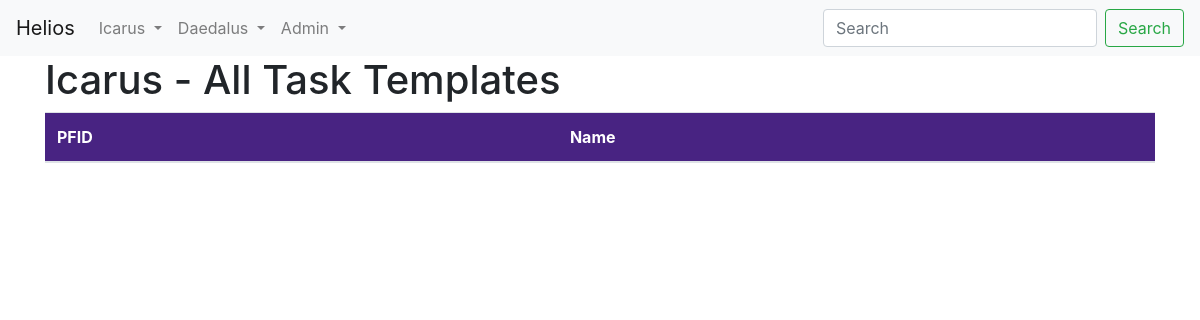
The page /tt/ on the database as committed earlier.
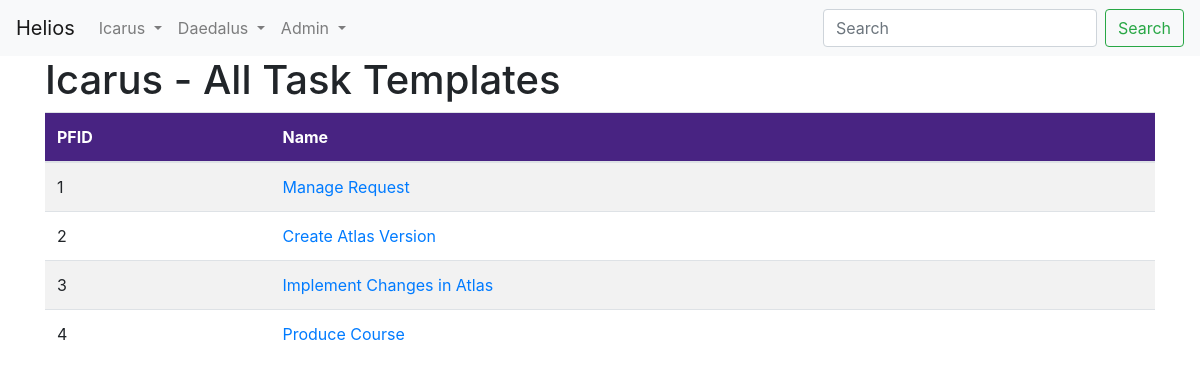
The same page on the database as committed later.
### Icarus/models.py (models this page shows, shortened)
class TaskTemplates(models.Model):
    TEMPLATE_STATUSES = (
        ("P", "Pre-Planning"),
        ("A", "Assignable"),
        ("I", "In Progress"),
        ("H", "Hold"),
        ("C", "Completed"),
        ("X", "Canceled"),
    )
    fk_flow = models.ForeignKey('Flows', on_delete=models.CASCADE)
    orderid = models.IntegerField(blank=False)
    Trigger = models.IntegerField(blank=False)
    name = models.CharField(max_length=36, blank=False)
    role = models.ForeignKey('Roles',on_delete=models.CASCADE,blank=True, null=True)
    self_assign = models.NullBooleanField(default=False)
    default_status = models.CharField(max_length=1, choices=TEMPLATE_STATUSES, default="P")

### Icarus/views.py (the view)
# urls.py: url(r'^tt/$', views.TT_all, name='TT_all'),
def TT_all(request):
    tasktemplates = models.TaskTemplates.objects.all
    return render(request, 'Icarus/TT/TT_all.html', {'tasktemplates':tasktemplates})

### Icarus/templates/Icarus/TT/TT_all.html
{% extends 'Icarus/base.html' %}
{% block content %}
        <h1>Icarus - All Task Templates</h1>
        <table class="table table-striped TTs">
          <thead class="black">
            <tr>
              <th>PFID</th>
              <th>Name</th>
          </thead>
          <tbody>
            {% for TaskTemplate in tasktemplates %}
            <tr>
              <td>{{ TaskTemplate.pk }} </td>
              <td><a href="{% url 'TT_detail' pk=TaskTemplate.pk %}">{{ TaskTemplate.name }}</a></td>
            </tr>
            {% endfor %}
          </tbody>
        </table>
{% endblock %}

Rows that differ between the two databases and show on the page:
added TaskTemplates: pk "1", name "Manage Request"
added TaskTemplates: pk "2", name "Create Atlas Version"
added TaskTemplates: pk "3", name "Implement Changes in Atlas"
added TaskTemplates: pk "4", name "Produce Course"
